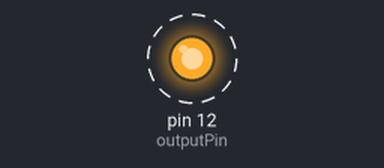
A sketch run on a simulated Arduino Uno, built with avr-gcc and run on an emulated ATmega328P. On the bench: output pins drawn as LEDs (lit = HIGH). Dashed ring = blinking.

Above: at 0.5 s.
Timing chart, 0 to 4.6 s (numbered marks = the images above):
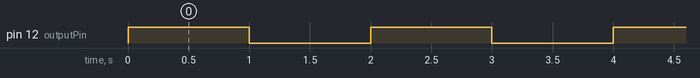

The sketch:

signal.ino
```cpp
// Define the pin number we want to use
int outputPin = 12;

// The setup() function runs once when you press reset or power the board
void setup() {
  // Set Pin 12 as an OUTPUT
  pinMode(outputPin, OUTPUT);
}

// The loop() function runs over and over again forever
void loop() {
  // Turn the pin ON (set it to 5V)
  digitalWrite(outputPin, HIGH);

  // Wait for 1000 milliseconds (1 second)
  delay(1000);

  // Turn the pin OFF (set it to 0V)
  digitalWrite(outputPin, LOW);

  // Wait for 1000 milliseconds (1 second)
  delay(1000);
}
```

Measured:
- by itself, pin 12 (outputPin): alternates HIGH for 1.0 s and LOW for 1.0 s
